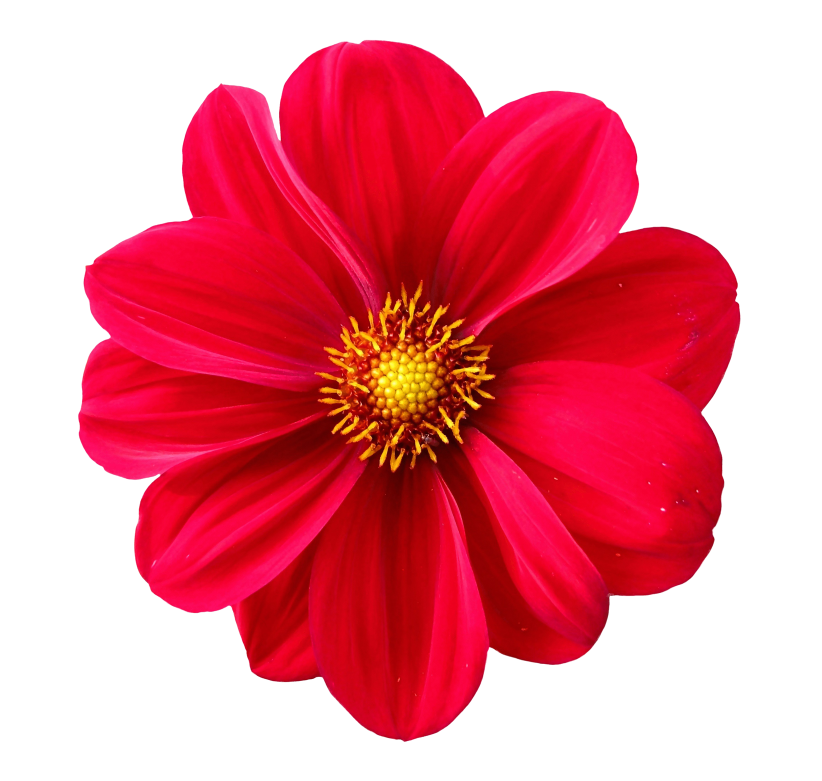
#> input picture Task 1/Task 1b/Overlay_Images/red_flower.png, 1644 x 1562 px, found by its file name (shown at 1/2 size)
$ python overlay.py
#> lines starting #> are read from the running program, lines starting #| are printed output that depends on the picture
import cv2
import numpy as np

# function to overlay a transparent image on background.
def transparentOverlay(src , overlay , pos=(0,0),scale = 1):
    """
    :param src: Input Color Background Image
    :param overlay: transparent Image (BGRA)
    :param pos:  position where the image to be blit.
    :param scale : scale factor of transparent image.
    :return: Resultant Image
    """
    overlay = cv2.resize(overlay,(0,0),fx=scale,fy=scale)
    h,w,_ = overlay.shape  # Size of foreground
    rows,cols,_ = src.shape  # Size of background Image
    y,x = pos[0],pos[0]    # Position of foreground/overlay image

    #loop over all pixels and apply the blending equation
    for i in range(h):
        for j in range(w):
            if x+i >= rows or y+j >= cols:
                continue
            alpha = float(overlay[i][j][3]/255) # read the alpha channel
            src[x+i][y+j] = alpha*overlay[i][j][:3]+(1-alpha)*src[x+i][y+j]
    return src

# read all images
bImg = cv2.imread("Overlay_Images\\red_flower.png")
#> bImg is the input picture: shape (1562, 1644, 3); mean B, G, R 144.5, 130.2, 233.4

# KeyPoint : Remember to use cv2.IMREAD_UNCHANGED flag to load the image with alpha channel
overlayImage = cv2.imread("Overlay_Images\\yellow_flower.png" , cv2.IMREAD_UNCHANGED)
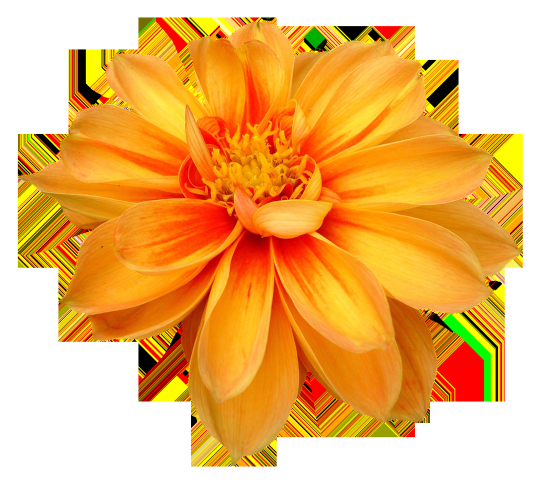
#> input picture Task 1/Task 1b/Overlay_Images/yellow_flower.png, 1100 x 971 px, found by its file name (shown at 1/2 size)
#> overlayImage is the input picture: shape (971, 1100, 4); mean B, G, R, A 104.3, 180.6, 239.3, 126.2
#logoImage = cv2.imread("circle.png",cv2.IMREAD_UNCHANGED)

# Overlay transparent images at desired postion(x,y) and Scale.
result = transparentOverlay(bImg,overlayImage,(400,200),0.4)
#> in transparentOverlay, `overlay = cv2.resize(overlay,(0,0),fx=scale,fy=scale)`:
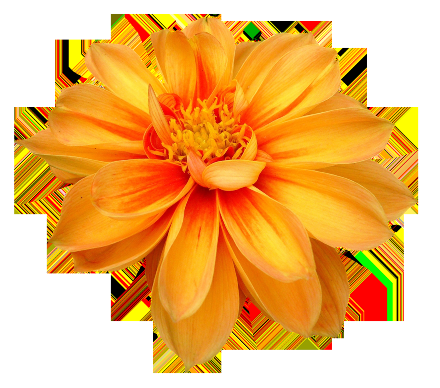
#> overlay: shape (388, 440, 4); mean of channels 0, 1, 2, 3 104.2, 180.6, 239.2, 126.3; drawn as B, G, R
#> after the loop in transparentOverlay, `for i in range(h):`:
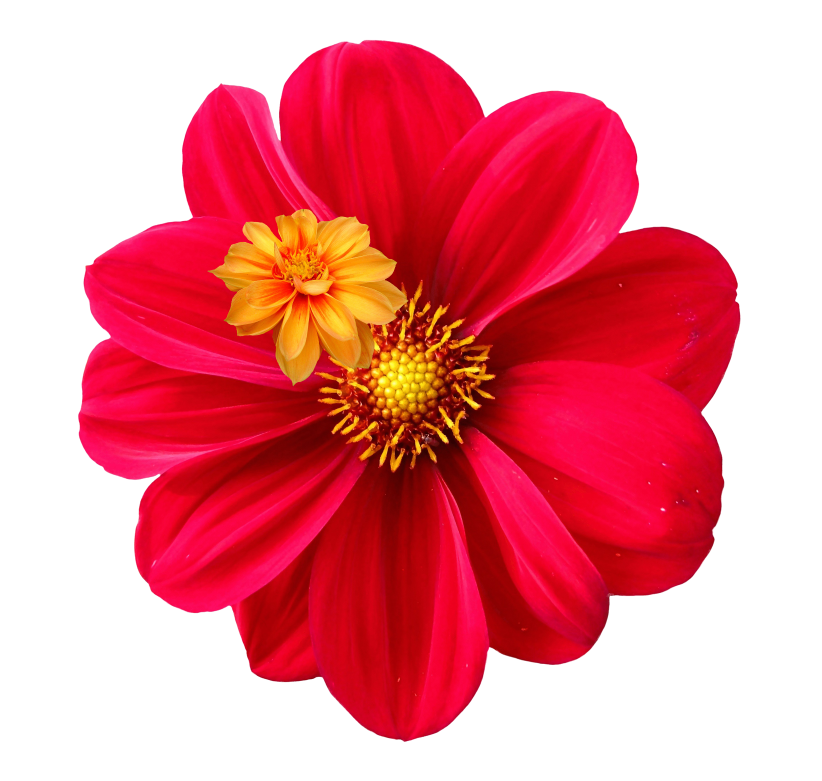
#> src: shape (1562, 1644, 3) (shown at 1/2 size); mean B, G, R 144.4, 134.5, 234.5
#result = transparentOverlay(bImg,logoImage,(800,400),2)

#Display the result
cv2.namedWindow("Result",cv2.WINDOW_NORMAL)
cv2.imshow("Result",result)
cv2.waitKey()
cv2.destroyAllWindows()
